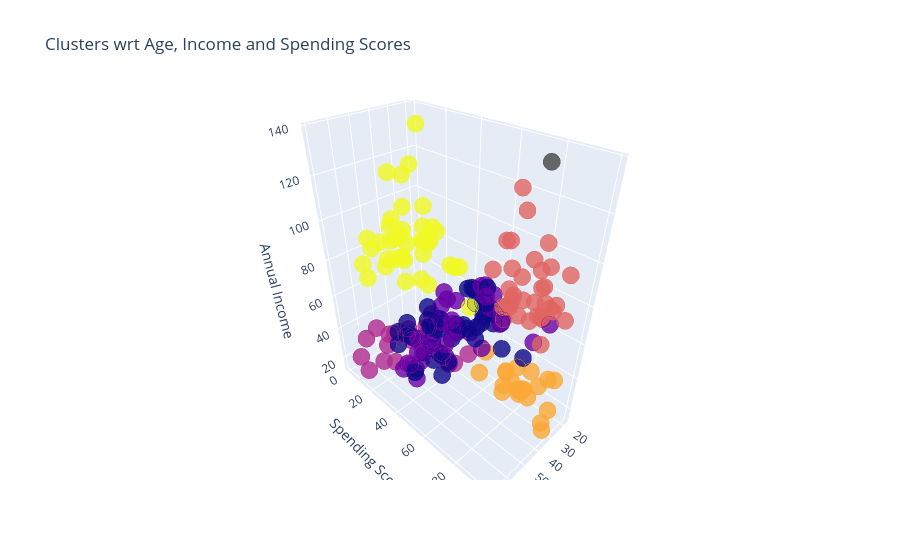

The code cell stored with this chart in its notebook:
### Code cell
import plotly as py
import plotly.graph_objs as go

trace1 = go.Scatter3d(
    x= df['Age'],
    y= df['Spending Score (1-100)'],
    z= df['Annual Income (k$)'],
    mode='markers',
     marker=dict(
        color = df['cluster'],
        size= 10,
        line=dict(
            color= df['cluster'],
            width= 12
        ),
        opacity=0.8
     )
)
data = [trace1]
layout = go.Layout(
    title= 'Clusters wrt Age, Income and Spending Scores',
    scene = dict(
            xaxis = dict(title  = 'Age'),
            yaxis = dict(title  = 'Spending Score'),
            zaxis = dict(title  = 'Annual Income')
        )
)
fig = go.Figure(data=data, layout=layout)
py.offline.iplot(fig)

### Figure 1 — Plotly figure (JSON) as saved in the notebook; plotly's stock layout.template omitted (floating-point values rounded to 4 significant figures; data arrays with more than 128 entries replaced by an {"elided": "..."} marker saying what was removed)
{"data": [{"marker": {"color": {"elided": "200 float values"}, "line": {"color": {"elided": "200 float values"}, "width": 12}, "opacity": 0.8, "size": 10}, "mode": "markers", "type": "scatter3d", "x": {"elided": "200 int values"}, "y": {"elided": "200 int values"}, "z": {"elided": "200 int values"}}], "layout": {"scene": {"xaxis": {"title": {"text": "Age"}}, "yaxis": {"title": {"text": "Spending Score"}}, "zaxis": {"title": {"text": "Annual Income"}}}, "title": {"text": "Clusters wrt Age, Income and Spending Scores"}}}
